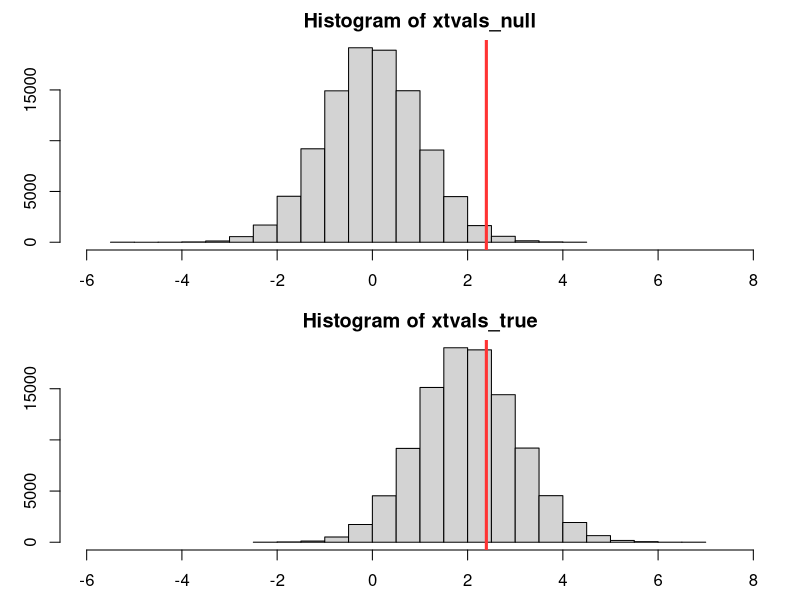
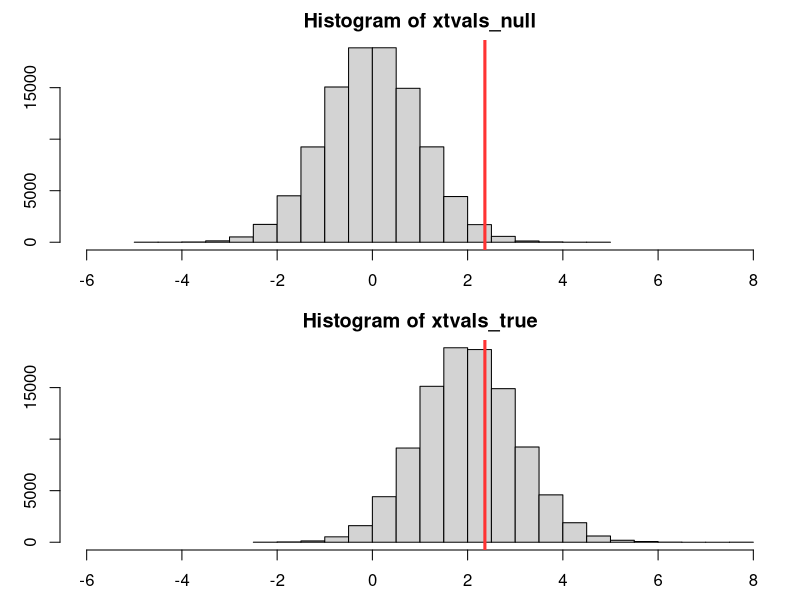

These charts were generated, in order, by the following R code:


options(stringsAsFactors=FALSE, width=350)


####### make sure in working directory
##source("___f_funs.R")

xbool_save_file <- FALSE

############# sim data

set.seed(777)

xsigma <- 1

n <- 100

xrndAssignDom <- c("Control", "Tx")

H0delta <- 0
HtrueDelta <- 0.4



nn <- 100000



xtvals_null <- rep(NA, nn)
xtvals_true <- rep(NA, nn)

for(i in 1:nn) {
    
    x <- sample(xrndAssignDom, size=n, replace=TRUE)
    
    maskC <- x %in% c("Control")
    maskTx <- x %in% c("Tx")
    
    nC <- sum(maskC)
    nTx <- sum(maskTx)
    
    y_null <- numeric(n)
    y_null[ maskC ] <- rnorm(nC, 0, xsigma)
    y_null[ maskTx ] <- rnorm(nTx, H0delta, xsigma)

    s2pooled_null <- ((nC-1)*var(y_null[ maskC ]) + (nTx-1)*var(y_null[ maskTx ])) / (nC + nTx - 2)
    tval_null <- (mean(y_null[ maskTx ]) - mean(y_null[ maskC ]) - H0delta) / sqrt( s2pooled_null * (1/nC + 1/nTx) ) ### correct
    xtvals_null[i] <- tval_null
    
    
    
    y_true <- numeric(n)
    y_true[ maskC ] <- rnorm(sum(maskC), 0, xsigma)
    y_true[ maskTx ] <- rnorm(sum(maskTx), HtrueDelta, xsigma)
    
    s2pooled_true <- ((nC-1)*var(y_true[ maskC ]) + (nTx-1)*var(y_true[ maskTx ])) / (nC + nTx - 2)
    tval_true <- (mean(y_true[ maskTx ]) - mean(y_true[ maskC ]) - H0delta) / sqrt( s2pooled_true * (1/nC + 1/nTx) ) ### correct
    xtvals_true[i] <- tval_true
    
    
}


tcrit <- quantile(xtvals_null, 0.99) ; tcrit

if(xbool_save_file) {
    png(file.path("~", "Desktop", "t_power_trueRandomAssignment_01.png"), width=1000, height=1000, pointsize=24)
}
par(mfrow=c(2,1), mar=c(2.5,3,2,1))
xlims <- range( c( xtvals_null, xtvals_true) )
xlims <- c(-6, 8)
hist(xtvals_null, xlim=xlims)
abline(v=tcrit, col="#FF3333", lwd=3)
hist(xtvals_true, xlim=xlims)
abline(v=tcrit, col="#FF3333", lwd=3)
if(xbool_save_file) { dev.off() }

cat("True Random Assignment Power: ", sum(xtvals_true > tcrit) / nn, "\n")






########## non-fully random assignment -- 50 each

xtvals_null <- rep(NA, nn)
xtvals_true <- rep(NA, nn)

for(i in 1:nn) {
    
    x <- rep_len( xrndAssignDom, n )
    
    maskC <- x %in% c("Control")
    maskTx <- x %in% c("Tx")
    
        nC <- sum(maskC)
        nTx <- sum(maskTx)
    
    y_null <- numeric(n)
    y_null[ maskC ] <- rnorm(nC, 0, xsigma)
    y_null[ maskTx ] <- rnorm(nTx, H0delta, xsigma)

    s2pooled_null <- ((nC-1)*var(y_null[ maskC ]) + (nTx-1)*var(y_null[ maskTx ])) / (nC + nTx - 2)
    tval_null <- (mean(y_null[ maskTx ]) - mean(y_null[ maskC ]) - H0delta) / sqrt( s2pooled_null * (1/nC + 1/nTx) ) ### correct
    xtvals_null[i] <- tval_null
    
    
    
    y_true <- numeric(n)
    y_true[ maskC ] <- rnorm(sum(maskC), 0, xsigma)
    y_true[ maskTx ] <- rnorm(sum(maskTx), HtrueDelta, xsigma)
    
    s2pooled_true <- ((nC-1)*var(y_true[ maskC ]) + (nTx-1)*var(y_true[ maskTx ])) / (nC + nTx - 2)
    tval_true <- (mean(y_true[ maskTx ]) - mean(y_true[ maskC ]) - H0delta) / sqrt( s2pooled_true * (1/nC + 1/nTx) ) ### correct
    xtvals_true[i] <- tval_true
    
    
}

tcrit <- quantile(xtvals_null, 0.99) ; tcrit

if(xbool_save_file) {
    png(file.path("~", "Desktop", "t_power_semiRandomAssignment_01.png"), width=1000, height=1000, pointsize=24)
}
par(mfrow=c(2,1), mar=c(2.5,3,2,1))
xlims <- range( c( xtvals_null, xtvals_true) )
xlims <- c(-6, 8)
hist(xtvals_null, xlim=xlims)
abline(v=tcrit, col="#FF3333", lwd=3)
hist(xtvals_true, xlim=xlims)
abline(v=tcrit, col="#FF3333", lwd=3)
if(xbool_save_file) { dev.off() }


cat("'Semi' Random Assignment Power: ", sum(xtvals_true > tcrit) / nn, "\n")






